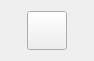
<?xml version="1.0" encoding="UTF-8"?>
<ui version="4.0">
 <class>colorPick</class>
 <widget class="QWidget" name="colorPick">
  <property name="geometry">
   <rect>
    <x>0</x>
    <y>0</y>
    <width>94</width>
    <height>56</height>
   </rect>
  </property>
  <property name="minimumSize">
   <size>
    <width>0</width>
    <height>0</height>
   </size>
  </property>
  <property name="windowTitle">
   <string>Form</string>
  </property>
  <property name="autoFillBackground">
   <bool>true</bool>
  </property>
  <layout class="QHBoxLayout" name="horizontalLayout">
   <item>
    <widget class="QToolButton" name="colors">
     <property name="text">
      <string/>
     </property>
     <property name="iconSize">
      <size>
       <width>32</width>
       <height>32</height>
      </size>
     </property>
    </widget>
   </item>
  </layout>
 </widget>
 <resources/>
 <connections/>
</ui>
